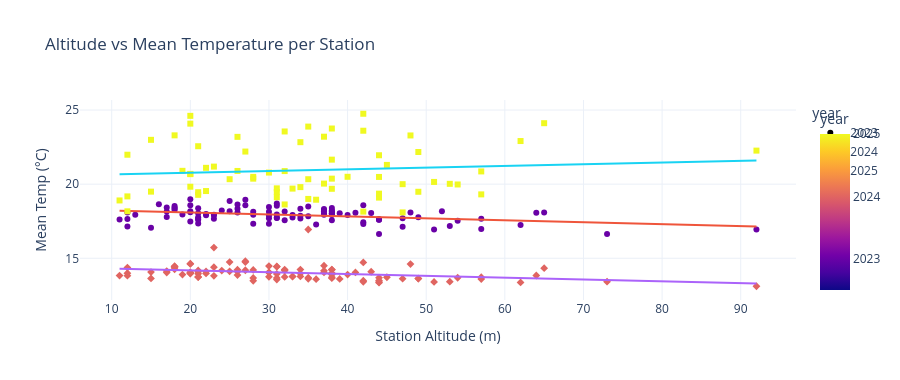

The cell this chart's notebook holds for it:
### Code cell
# ── Visual 7: Altitude vs mean temperature per station ────────────────────────
stn_agg = (
    df.groupby(['ID','LATITUDE','LONGITUDE','ALTITUDE','year'])['temp_c']
      .mean().reset_index().rename(columns={'temp_c':'mean_temp_c'})
)

fig_alt = px.scatter(
    stn_agg, x='ALTITUDE', y='mean_temp_c',
    color='year', symbol='year',
    trendline='ols',
    color_discrete_sequence=px.colors.qualitative.Set2,
    labels={'ALTITUDE':'Station Altitude (m)', 'mean_temp_c':'Mean Temp (°C)'},
    title='Altitude vs Mean Temperature per Station',
    template='plotly_white', height=380
)
fig_alt.show()
